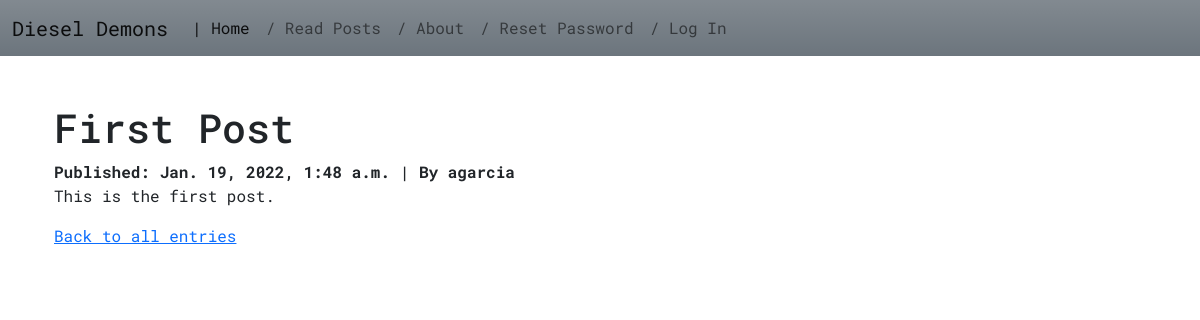
The app's page /posts/1/ with its own data.
### posts/models.py (models this page shows, shortened)
class Post(models.Model):
    title = models.CharField(max_length=255)
    author = models.ForeignKey('auth.User', on_delete=models.CASCADE)
    body = models.TextField()
    created_on = models.DateTimeField(auto_now_add=True)

### posts/views.py (the view)
# urls.py: path('<int:pk>/', PostDetailView.as_view(), name='post_detail'),
class PostDetailView(DetailView):
    template_name = "posts/detail.html"
    model = Post

### templates/posts/detail.html (shortened to what this page needs)
{% extends 'base.html' %}
{% block content %}
    <h1>{{ post.title }}</h1>
    <strong>
        Published: {{ post.created_on }} | By {{ post.author }}
    </strong>
    <p>{{ post.body }}</p>
    <a href="{% url 'post_list' %}">Back to all entries</a><br>
{% endblock content %}

### static/css/base.css (style rules this page uses)
body { font-family: 'Roboto Mono', monospace; margin-left: auto; margin-right: auto; }

### records on screen
Post: title "First Post", created_on "Jan. 19, 2022, 1:48 a.m.", author "agarcia", body "This is the first post."
